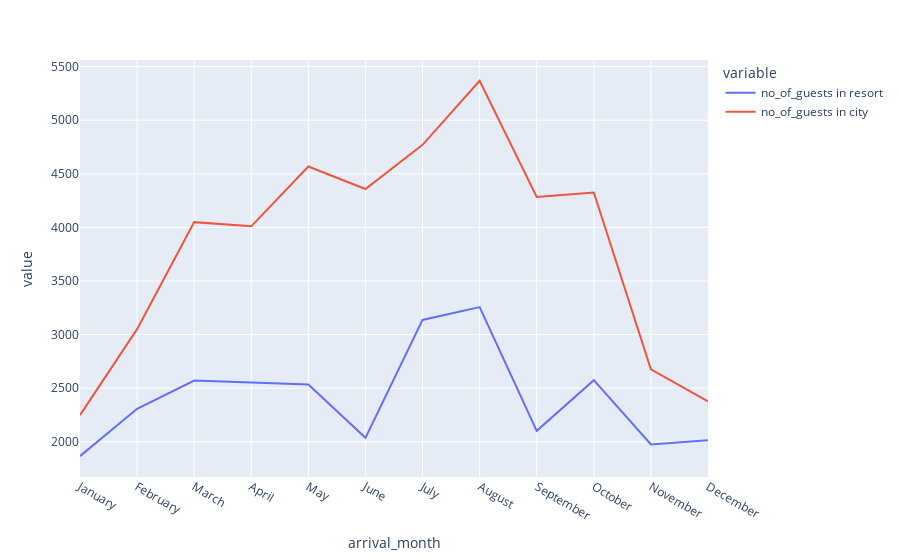

Notebook source saved alongside this figure:
### Code cell
px.line(data_frame=final_rush, x='arrival_month', y=['no_of_guests in resort','no_of_guests in city'])

### Figure 1 — Plotly figure (JSON) as saved in the notebook; plotly's stock layout.template omitted (floating-point values rounded to 4 significant figures)
{"data": [{"hovertemplate": "variable=no_of_guests in resort<br>arrival_month=%{x}<br>value=%{y}<extra></extra>", "legendgroup": "no_of_guests in resort", "line": {"color": "#636efa", "dash": "solid"}, "marker": {"symbol": "circle"}, "mode": "lines", "name": "no_of_guests in resort", "orientation": "v", "showlegend": true, "type": "scatter", "x": ["January", "February", "March", "April", "May", "June", "July", "August", "September", "October", "November", "December"], "xaxis": "x", "y": [1866, 2308, 2571, 2550, 2535, 2037, 3137, 3257, 2102, 2575, 1975, 2014], "yaxis": "y"}, {"hovertemplate": "variable=no_of_guests in city<br>arrival_month=%{x}<br>value=%{y}<extra></extra>", "legendgroup": "no_of_guests in city", "line": {"color": "#EF553B", "dash": "solid"}, "marker": {"symbol": "circle"}, "mode": "lines", "name": "no_of_guests in city", "orientation": "v", "showlegend": true, "type": "scatter", "x": ["January", "February", "March", "April", "May", "June", "July", "August", "September", "October", "November", "December"], "xaxis": "x", "y": [2249, 3051, 4049, 4010, 4568, 4358, 4770, 5367, 4283, 4326, 2676, 2377], "yaxis": "y"}], "layout": {"legend": {"title": {"text": "variable"}, "tracegroupgap": 0}, "margin": {"t": 60}, "xaxis": {"anchor": "y", "domain": [0, 1], "title": {"text": "arrival_month"}}, "yaxis": {"anchor": "x", "domain": [0, 1], "title": {"text": "value"}}}}
